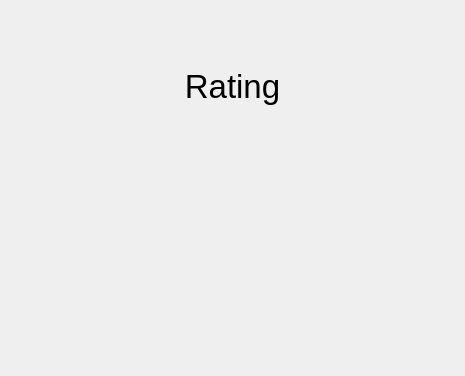
<?xml version="1.0" encoding="UTF-8"?>
<ui version="4.0">
 <class>Dialog</class>
 <widget class="QDialog" name="Dialog">
  <property name="geometry">
   <rect>
    <x>0</x>
    <y>0</y>
    <width>465</width>
    <height>376</height>
   </rect>
  </property>
  <property name="windowTitle">
   <string>Dialog</string>
  </property>
  <layout class="QGridLayout" name="gridLayout_2">
   <item row="0" column="0">
    <layout class="QGridLayout" name="gridLayout">
     <item row="0" column="0">
      <widget class="QLabel" name="label">
       <property name="maximumSize">
        <size>
         <width>16777215</width>
         <height>150</height>
        </size>
       </property>
       <property name="font">
        <font>
         <pointsize>25</pointsize>
        </font>
       </property>
       <property name="text">
        <string>Rating</string>
       </property>
       <property name="alignment">
        <set>Qt::AlignCenter</set>
       </property>
      </widget>
     </item>
     <item row="1" column="0">
      <widget class="QLabel" name="rating_info">
       <property name="font">
        <font>
         <pointsize>15</pointsize>
        </font>
       </property>
       <property name="text">
        <string/>
       </property>
       <property name="alignment">
        <set>Qt::AlignHCenter|Qt::AlignTop</set>
       </property>
      </widget>
     </item>
    </layout>
   </item>
  </layout>
 </widget>
 <resources/>
 <connections/>
</ui>
